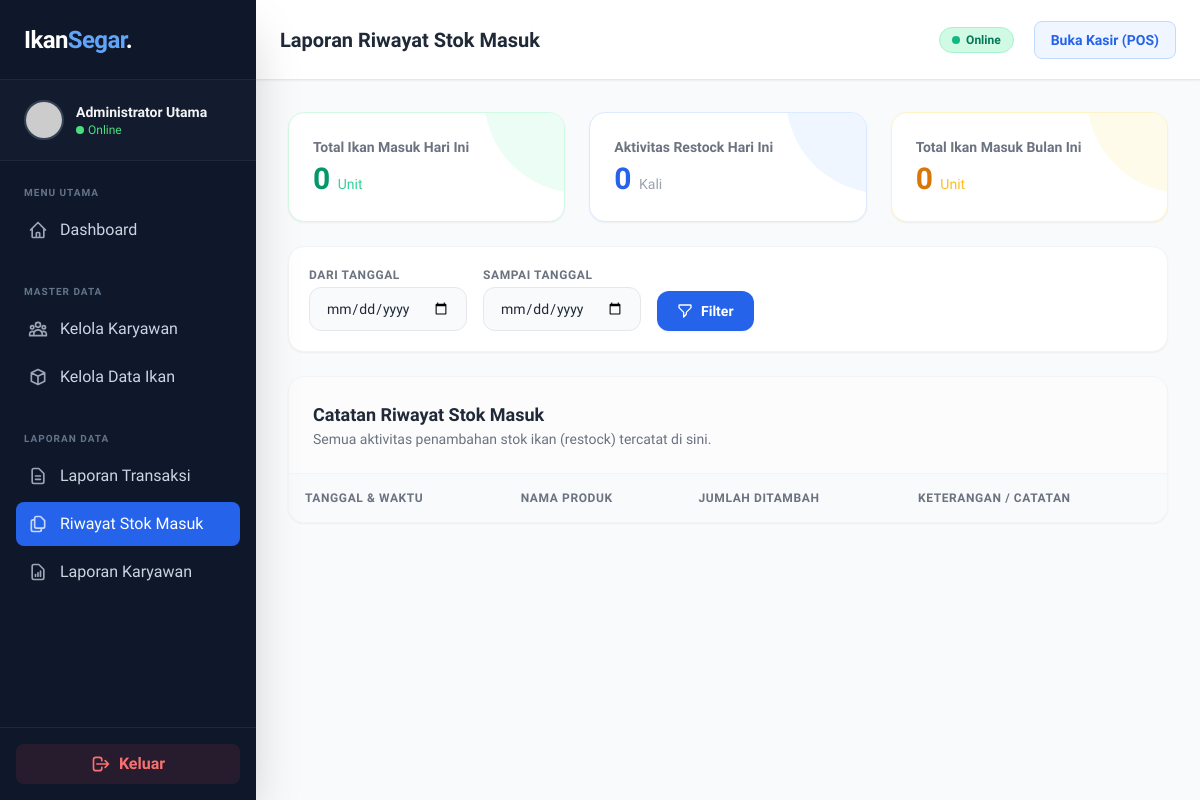
The page /admin/riwayat_stok.php (signed in) on the database as committed earlier.
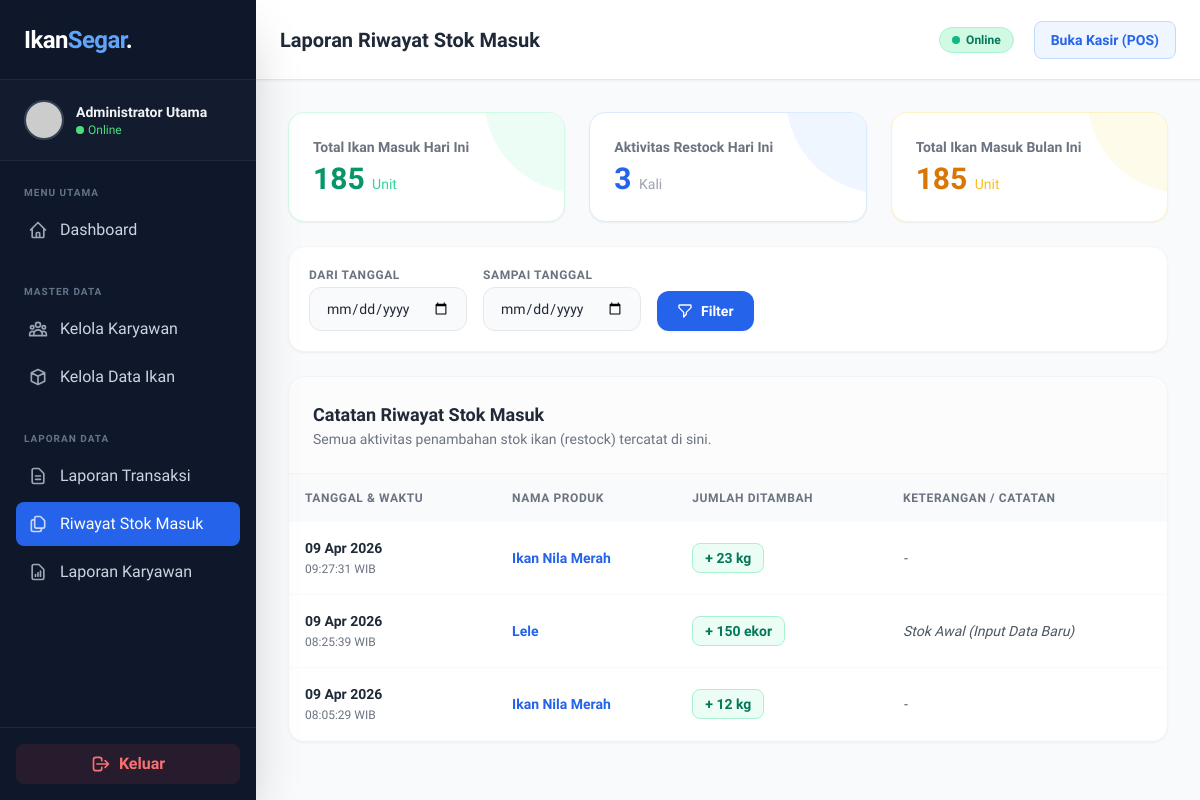
The same page on the database as committed later.
### tables this page shows
CREATE TABLE `riwayat_stok` (
  `id` int(11) NOT NULL,
  `ikan_id` int(11) NOT NULL,
  `jumlah_tambah` int(11) NOT NULL,
  `tanggal_tambah` datetime NOT NULL DEFAULT current_timestamp(),
  `keterangan` varchar(255) DEFAULT 'Restock (Tambah Stok)'
);

CREATE TABLE `ikan` (
  `id` int(11) NOT NULL,
  `nama_ikan` varchar(100) NOT NULL,
  `deskripsi` text DEFAULT NULL,
  `harga` int(11) NOT NULL,
  `stok` int(11) NOT NULL DEFAULT 0,
  `satuan` varchar(20) NOT NULL DEFAULT 'kg',
  `gambar` varchar(255) DEFAULT 'default.jpg',
  `status_aktif` tinyint(1) NOT NULL DEFAULT 1,
  `created_at` timestamp NOT NULL DEFAULT current_timestamp(),
  `updated_at` timestamp NOT NULL DEFAULT current_timestamp() ON UPDATE current_timestamp()
);

### admin/riwayat_stok.php (the view, shortened to what the changed rows need)
<?php
require_once '../koneksi.php';
$hari_ini = date('Y-m-d');
$bulan_ini = date('Y-m');
$q_hari_ini = mysqli_query($koneksi, "SELECT SUM(jumlah_tambah) as total_ikan, COUNT(id) as total_aktivitas FROM riwayat_stok WHERE DATE(tanggal_tambah) = '$hari_ini'");
$data_hari_ini = mysqli_fetch_assoc($q_hari_ini);
$ikan_hari_ini = $data_hari_ini['total_ikan'] ? $data_hari_ini['total_ikan'] : 0;
$aktivitas_hari_ini = $data_hari_ini['total_aktivitas'] ? $data_hari_ini['total_aktivitas'] : 0;
$q_bulan_ini = mysqli_query($koneksi, "SELECT SUM(jumlah_tambah) as total_ikan FROM riwayat_stok WHERE DATE_FORMAT(tanggal_tambah, '%Y-%m') = '$bulan_ini'");
$data_bulan_ini = mysqli_fetch_assoc($q_bulan_ini);
$ikan_bulan_ini = $data_bulan_ini['total_ikan'] ? $data_bulan_ini['total_ikan'] : 0;
$where_clause = "";
$query_riwayat = mysqli_query($koneksi, "
    SELECT r.*, i.nama_ikan, i.satuan
    FROM riwayat_stok r
    LEFT JOIN ikan i ON r.ikan_id = i.id
    $where_clause
    ORDER BY r.tanggal_tambah DESC
");
include '../components/header.php';
?>
<link rel="stylesheet" href="https://cdn.datatables.net/1.13.7/css/jquery.dataTables.min.css">
<link rel="stylesheet" href="https://cdn.datatables.net/buttons/2.4.2/css/buttons.dataTables.min.css">
<main class="flex-1 flex flex-col h-screen overflow-hidden bg-gray-50">
    <?php include '../components/navbar.php'; ?>
    <div class="flex-1 overflow-y-auto p-4 sm:p-6 lg:p-8 relative">
        <div class="grid grid-cols-1 md:grid-cols-3 gap-6 mb-6">
            <div class="bg-white rounded-2xl p-6 shadow-sm border border-emerald-100 relative overflow-hidden group">
                <div
                    class="absolute right-0 top-0 w-24 h-24 bg-emerald-50 rounded-bl-full -mr-4 -mt-4 transition-transform group-hover:scale-110">
                </div>
                <p class="text-sm font-bold text-gray-500 mb-1 relative z-10">Total Ikan Masuk Hari Ini</p>
                <h3 class="text-3xl font-extrabold text-emerald-600 relative z-10">
                    <?php echo number_format($ikan_hari_ini, 0, ',', '.'); ?> <span
                        class="text-sm font-medium text-emerald-400">Unit</span></h3>
            </div>
            <div class="bg-white rounded-2xl p-6 shadow-sm border border-blue-100 relative overflow-hidden group">
                <div
                    class="absolute right-0 top-0 w-24 h-24 bg-blue-50 rounded-bl-full -mr-4 -mt-4 transition-transform group-hover:scale-110">
                </div>
                <p class="text-sm font-bold text-gray-500 mb-1 relative z-10">Aktivitas Restock Hari Ini</p>
                <h3 class="text-3xl font-extrabold text-blue-600 relative z-10"><?php echo $aktivitas_hari_ini; ?> <span
                        class="text-sm font-medium text-gray-400">Kali</span></h3>
            </div>
            <div class="bg-white rounded-2xl p-6 shadow-sm border border-amber-100 relative overflow-hidden group">
                <div
                    class="absolute right-0 top-0 w-24 h-24 bg-amber-50 rounded-bl-full -mr-4 -mt-4 transition-transform group-hover:scale-110">
                </div>
                <p class="text-sm font-bold text-gray-500 mb-1 relative z-10">Total Ikan Masuk Bulan Ini</p>
                <h3 class="text-3xl font-extrabold text-amber-600 relative z-10">
                    <?php echo number_format($ikan_bulan_ini, 0, ',', '.'); ?> <span
                        class="text-sm font-medium text-amber-400">Unit</span></h3>
            </div>
        </div>
        <div class="bg-white rounded-2xl shadow-sm border border-gray-100 overflow-hidden">
            <div
                class="p-6 border-b border-gray-100 flex flex-col sm:flex-row sm:items-center justify-between gap-4 bg-gray-50/50">
                <div>
                    <h2 class="text-lg font-bold text-gray-800">
                        Catatan Riwayat Stok Masuk
                    </h2>
                </div>
            </div>
            <div class="overflow-x-auto w-full">
                <table id="tabel-riwayat-stok" class="w-full text-left whitespace-nowrap">
                    <thead>
                        <tr class="bg-gray-50 text-gray-500 text-xs uppercase tracking-wider">
                            <th class="p-4 font-semibold">Tanggal & Waktu</th>
                            <th class="p-4 font-semibold">Nama Produk</th>
                            <th class="p-4 font-semibold">Jumlah Ditambah</th>
                            <th class="p-4 font-semibold">Keterangan / Catatan</th>
                        </tr>
                    </thead>
                    <tbody class="text-sm text-gray-700">
                        <?php if ($query_riwayat && mysqli_num_rows($query_riwayat) > 0): ?>
                            <?php while ($row = mysqli_fetch_assoc($query_riwayat)): ?>
                                <tr class="hover:bg-blue-50/30 transition-colors border-b border-gray-50">
                                    <td class="p-4 text-left text-gray-500"
                                        data-order="<?php echo strtotime($row['tanggal_tambah']); ?>">
                                        <span
                                            class="font-bold text-gray-800 block"><?php echo date('d M Y', strtotime($row['tanggal_tambah'])); ?></span>
                                        <span class="text-xs"><?php echo date('H:i:s', strtotime($row['tanggal_tambah'])); ?>
                                            WIB</span>
                                    </td>
                                    <td class="p-4 font-bold text-blue-600">
                                        <?php echo $row['nama_ikan'] ? htmlspecialchars($row['nama_ikan']) : '<i class="text-red-500 font-normal">Ikan Terhapus</i>'; ?>
                                    </td>
                                    <td class="p-4">
                                        <span
                                            class="inline-flex px-3 py-1 items-center rounded-lg bg-emerald-50 text-emerald-700 font-bold border border-emerald-200">
                                            + <?php echo number_format($row['jumlah_tambah'], 0, ',', '.'); ?>
                                            <?php echo $row['satuan']; ?>
                                        </span>
                                    </td>
                                    <td class="p-4 text-gray-600 italic">
                                        <?php echo htmlspecialchars($row['keterangan'] ? $row['keterangan'] : '-'); ?>
                                    </td>
                                </tr>
                            <?php endwhile; ?>
                        <?php endif; ?>
                    </tbody>
                </table>
            </div>
        </div>
    </div>
</main>
<?php include '../components/footer.php'; ?>

Rows that differ between the two databases and show on the page:
added riwayat_stok: tanggal_tambah "09 Apr 2026", tanggal_tambah "09:27:31", ikan.nama_ikan "Ikan Nila Merah", jumlah_tambah "23", ikan.satuan "kg", keterangan "-"
added riwayat_stok: tanggal_tambah "09 Apr 2026", tanggal_tambah "08:25:39", ikan.nama_ikan "Lele", jumlah_tambah "150", ikan.satuan "ekor", keterangan "Stok Awal (Input Data Baru)"
added riwayat_stok: tanggal_tambah "09 Apr 2026", tanggal_tambah "08:05:29", ikan.nama_ikan "Ikan Nila Merah", jumlah_tambah "12", ikan.satuan "kg", keterangan "-"
Other text that changed with them:
$ikan_hari_ini: "0" → "185"
$aktivitas_hari_ini: "0" → "3"
$ikan_bulan_ini: "0" → "185"
